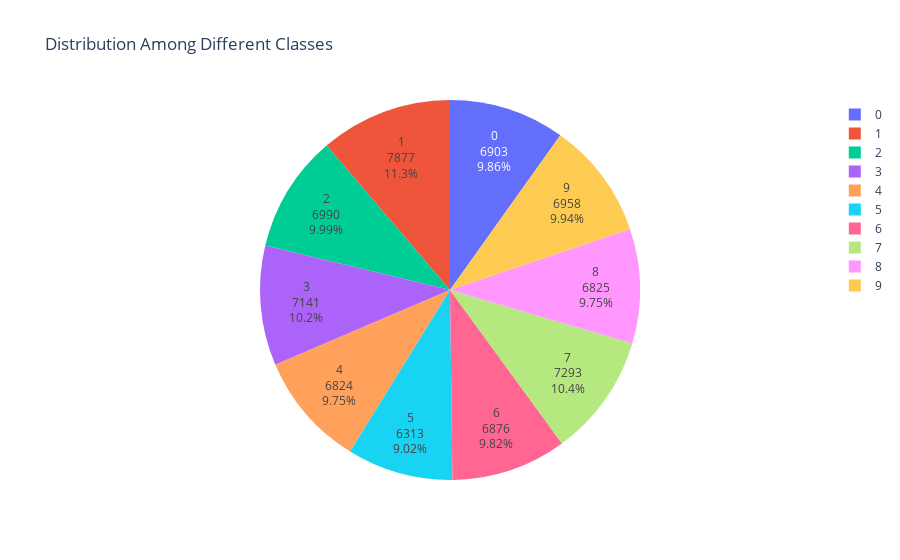

Notebook source saved alongside this figure:
### Markdown cell above
### Classes' Distribution
The code below counts the amount of each class and show the distribution the classses in a form of pie chart

### Code cell
class_counts = df_mnist['class'].value_counts().sort_index().reset_index()

fig = px.pie(
    class_counts,
    values='count',
    names='class',
    title='Distribution Among Different Classes',
)
fig.update_traces(sort=False ,textposition='inside', textinfo='percent+label+value')
fig.show()

### Figure 1 — Plotly figure (JSON) as saved in the notebook; plotly's stock layout.template omitted (floating-point values rounded to 4 significant figures)
{"data": [{"domain": {"x": [0, 1], "y": [0, 1]}, "hovertemplate": "class=%{label}<br>count=%{value}<extra></extra>", "labels": [0, 1, 2, 3, 4, 5, 6, 7, 8, 9], "legendgroup": "", "name": "", "showlegend": true, "sort": false, "textinfo": "percent+label+value", "textposition": "inside", "type": "pie", "values": [6903, 7877, 6990, 7141, 6824, 6313, 6876, 7293, 6825, 6958]}], "layout": {"legend": {"tracegroupgap": 0}, "title": {"text": "Distribution Among Different Classes"}}}
